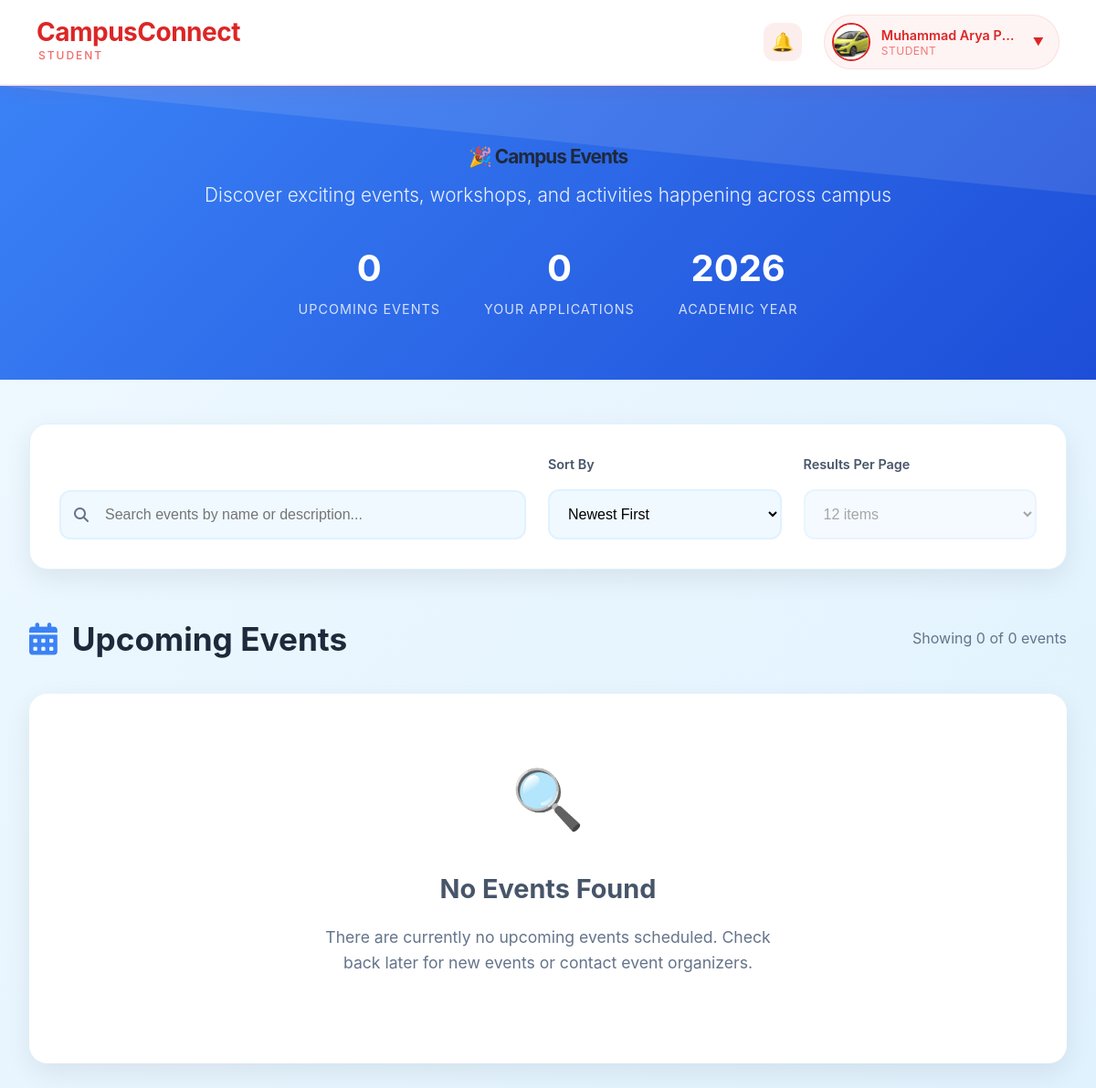
The page /dashboard/student/event_full.php (signed in) on the database its author committed.
### tables this page shows
CREATE TABLE `students` (
  `id` int(11) NOT NULL,
  `user_id` int(11) DEFAULT NULL,
  `full_name` varchar(100) DEFAULT NULL,
  `photo` varchar(255) DEFAULT NULL,
  `cv` varchar(255) DEFAULT NULL,
  `portfolio` text DEFAULT NULL,
  `is_profile_complete` tinyint(1) DEFAULT 0
);

### includes/header_student.php (the view, shortened to what this page needs)
<?php
$sql = "SELECT * FROM students WHERE user_id = ?";
$stmt = $pdo->prepare($sql);
$stmt->execute([$_SESSION['user_id']]);
$student = $stmt->fetch();
?>
<header>
    <nav>
        <div class="nav-brand">
            <div class="brand-title">CampusConnect</div>
            <div class="brand-subtitle">Student</div>
        </div>
        <div class="nav-menu">
            <div class="nav-item">
                <a href="notifications.php" class="notification-bell">
                    🔔
                </a>
            </div>
            <div class="nav-item">
                <div class="user-profile">
                    <img src="../../<?= $student['photo'] ?? 'assets/images/default.svg' ?>"
                         class="avatar" alt="Avatar">
                    <div class="user-info">
                        <div class="user-name"><?= htmlspecialchars($student['full_name'] ?? 'Student') ?></div>
                        <div class="user-role">Student</div>
                    </div>
                    <span class="dropdown-arrow">▼</span>
                </div>
            </div>
        </div>
    </nav>
</header>

### dashboard/student/event_full.php (style rules this page uses)
* { margin: 0; padding: 0; box-sizing: border-box; }
body { font-family: 'Inter', -apple-system, BlinkMacSystemFont, 'Segoe UI', sans-serif; background: linear-gradient(135deg, #f0f9ff 0%, #e0f2fe 100%); color: #1a1a1a; line-height: 1.6; }

### includes/header_student.php (style rules this page uses)
header { background: #ffffff; box-shadow: 0 2px 20px rgba(220, 38, 38, 0.1); position: sticky; top: 0; z-index: 1000; border-bottom: 2px solid rgba(220, 38, 38, 0.1); }
header nav { display: flex; justify-content: space-between; align-items: center; padding: 1rem 2.5rem; max-width: 1400px; margin: 0 auto; }
.nav-brand { display: flex; flex-direction: column; gap: 2px; }
.brand-title { font-size: 1.75rem; font-weight: 700; color: #dc2626; letter-spacing: -0.5px; line-height: 1; }
.brand-subtitle { font-size: 0.75rem; font-weight: 500; color: #ef4444; letter-spacing: 2px; text-transform: uppercase; margin-left: 2px; opacity: 0.8; }
.nav-menu { display: flex; align-items: center; gap: 1.5rem; }
.nav-item { position: relative; display: flex; align-items: center; }
.notification-bell { position: relative; display: flex; align-items: center; justify-content: center; width: 42px; height: 42px; background: rgba(220, 38, 38, 0.08); border-radius: 12px; font-size: 1.25rem; transition: all 0.3s ease; text-decoration: none; }
.user-profile { display: flex; align-items: center; gap: 12px; padding: 8px 16px 8px 8px; background: rgba(220, 38, 38, 0.05); border-radius: 50px; cursor: pointer; transition: all 0.3s ease; border: 1px solid rgba(220, 38, 38, 0.1); }
.avatar { width: 42px; height: 42px; border-radius: 50%; object-fit: cover; border: 2px solid #dc2626; transition: all 0.3s ease; flex-shrink: 0; }
.user-info { display: flex; flex-direction: column; gap: 2px; min-width: 0; }
.user-name { font-weight: 600; font-size: 0.9rem; color: #dc2626; line-height: 1.2; white-space: nowrap; overflow: hidden; text-overflow: ellipsis; max-width: 150px; }
.user-role { font-size: 0.75rem; color: #ef4444; opacity: 0.7; line-height: 1; text-transform: uppercase; letter-spacing: 0.5px; }
.dropdown-arrow { color: #dc2626; font-size: 0.75rem; margin-left: 4px; transition: transform 0.3s ease; }

### rows shown on the page
students: photo (picture), full_name "Muhammad Arya P…"

### other values the page prints
$total_events "0"
count($user_applications) "0"
count($events) "0"
form field value "12 items"
